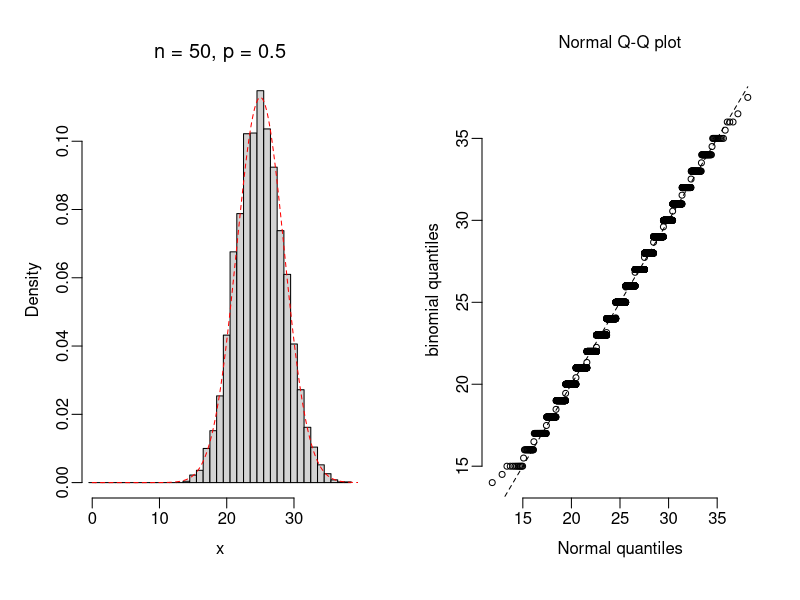
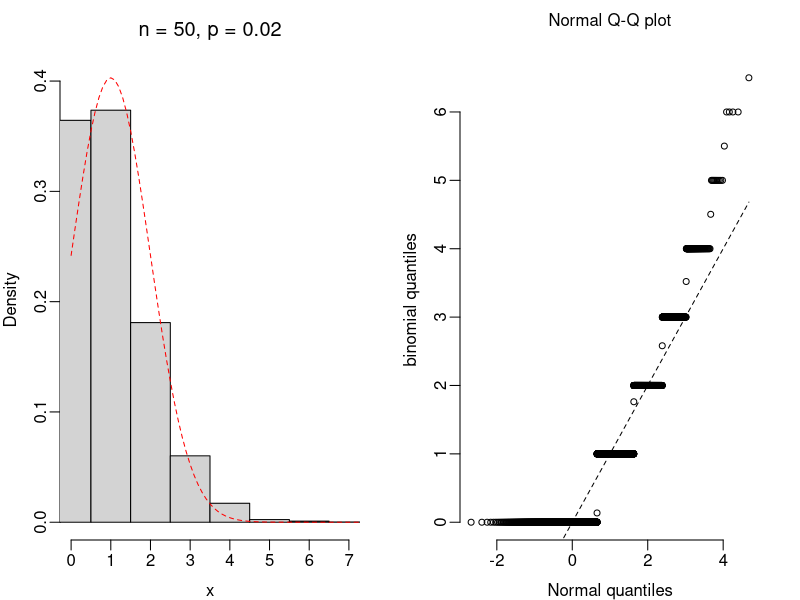

Here is the R script that generated these plots, in order:
## ---- chunk 1
        par(mfrow=c(1,2),bty="n")
        n <- 50
        p <- 0.5
        reps <- 100*n
        x <- rbinom(reps,n,p)
        mu <- n*p
        sigma2 <- n*p*(1-p)
        sdev <-sqrt(sigma2)
        Npdf <- dnorm(seq(0,n,0.1),mu,sdev)
        hist(x,breaks=seq(0,max(x)+1,1)-0.5,prob=T,right=F,main="",xlim=c(0,max(x)),
             ylim=c(0,max(Npdf)),mgp=c(2,0.5,0),cex=1.0)
        mtext(side=3,line=1,outer=F,paste("n = ",n,", p = ",p ,sep=""),cex=1.2)
        
        lines(seq(0,n,0.1),Npdf,lty=2,col="red")
        prob <- (1:reps - 0.5)/reps
        qqx <- qnorm(prob,mu,sdev)
        qqy <- quantile(x,prob)
        plot(qqx,qqy,xlab="Normal quantiles",ylab="binomial quantiles",
             ,mgp=c(2,0.5,0),cex=0.8)
        mtext(side=3,line=1.5,outer=F,"Normal Q-Q plot",cex=1.0)
        lines(qqx,qqx,lty=2)
## ---- chunk 2
par(mfrow=c(1,2),oma=c(0,0,0,0),mar=c(3,3,3,2),bty="n")
        n <- 50
        p <- 0.02
        reps <- 100*n
        x <- rbinom(reps,n,p)
        mu <- n*p
        sigma2 <- n*p*(1-p)
        sdev <-sqrt(sigma2)
        Npdf <- dnorm(seq(0,n,0.1),mu,sdev)
        hist(x,breaks=seq(0,max(x)+1,1)-0.5,prob=T,right=F,main="",xlim=c(0,max(x)),
             ylim=c(0,max(Npdf)),mgp=c(2,0.5,0),cex=1.0)
        mtext(side=3,line=1,outer=F,paste("n = ",n,", p = ",p ,sep=""),cex=1.2)
        
        lines(seq(0,n,0.1),Npdf,lty=2,col="red")
        prob <- (1:reps - 0.5)/reps
        qqx <- qnorm(prob,mu,sdev)
        qqy <- quantile(x,prob)
        plot(qqx,qqy,xlab="Normal quantiles",ylab="binomial quantiles",
             ,mgp=c(2,0.5,0),cex=0.8)
        mtext(side=3,line=1.5,outer=F,"Normal Q-Q plot",cex=1.0)
        lines(qqx,qqx,lty=2)
